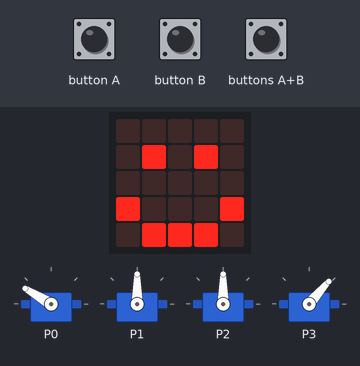
This program was run on a simulated BBC micro:bit (MakeCode). Shown: the board's 5×5 LED display, 4 × servo. The inputs (shaded band) are chosen by the test bench.

Above: at 1.8 s.
1.9 s: button A pressed for 0.15 s
At 2.26 s:
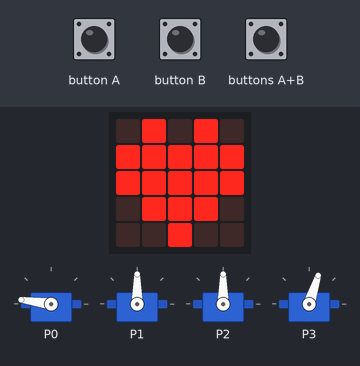
2.6 s: button B pressed for 0.15 s
At 3.16 s:
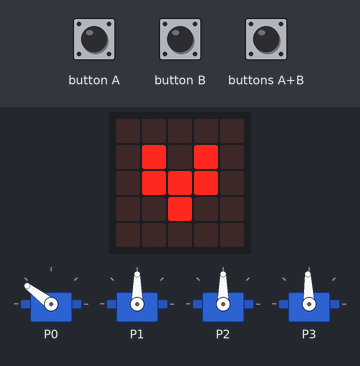
3.3 s: buttons A+B pressed for 0.15 s
At 4.7 s:
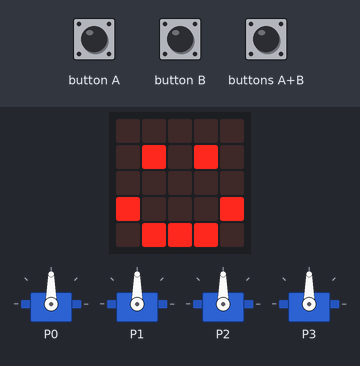
5.5 s: button A pressed for 0.15 s
At 5.9 s:
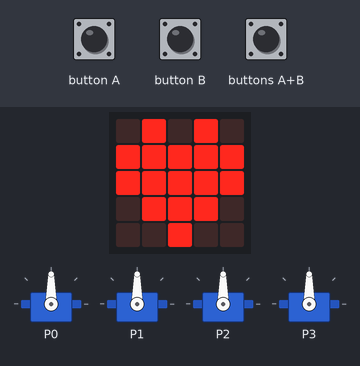
6.2 s: button B pressed for 0.15 s
At 6.71 s:
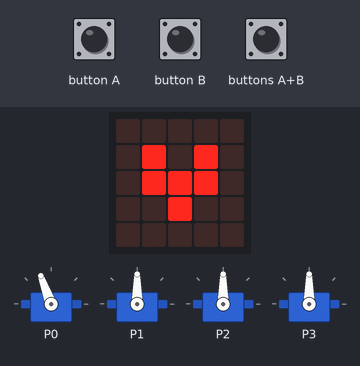
6.9 s: button A pressed for 0.15 s
At 7.31 s:
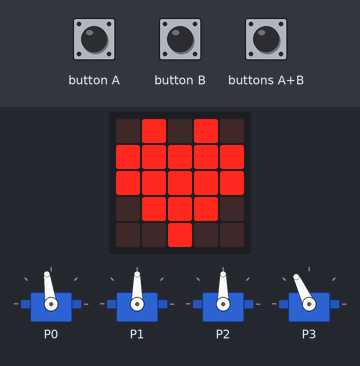
Timing chart, 0 to 10.4 s (numbered marks = the images above; inputs shaded):
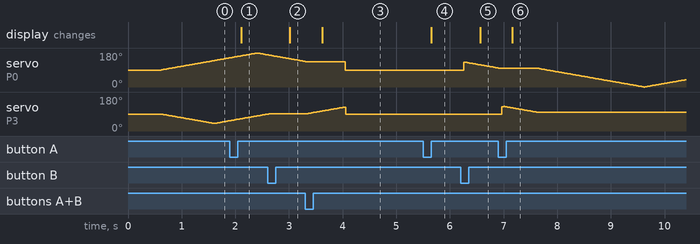

Measured:
- after the input at 1.9 s, the display: changes after 0.21 s (image 1)
- after the input at 2.6 s, the display: changes after 0.42 s (image 2)
- after the input at 3.3 s, the display: changes after 0.32 s (image 3)
- after the input at 5.5 s, the display: changes after 0.15 s (image 4)
- after the input at 6.2 s, the display: changes after 0.36 s (image 5)
- after the input at 6.9 s, servo on P3: goes on until 7.6 s, then stays 98°; the display: changes after 0.26 s (image 6)
- by itself, servo on P3: rises from 92° to 127° in 0.68 s, then falls to 90° in 0.02 s

The program:

main.ts
```typescript
input.onButtonPressed(Button.A, function () {
    basic.showIcon(IconNames.Heart)
    IsLeg = 0
    IsFoot = 1
})
input.onButtonPressed(Button.AB, function () {
    basic.showIcon(IconNames.Happy)
    IsLeg = 0
    IsFoot = 0
    pins.servoWritePin(AnalogPin.P0, 90)
    pins.servoWritePin(AnalogPin.P1, 90)
    pins.servoWritePin(AnalogPin.P2, 90)
    pins.servoWritePin(AnalogPin.P3, 90)
})
input.onButtonPressed(Button.B, function () {
    basic.showIcon(IconNames.SmallHeart)
    IsLeg = 1
    IsFoot = 0
})
let IsFoot = 0
let IsLeg = 0
basic.showIcon(IconNames.Happy)
IsLeg = 1
IsFoot = 1
let Direct_foot_right = 1
let Direct_foot_left = 0
let Direct_leg_right = 0
let Direct_leg_left = -1
let Foot_left = 90
let Foot_right = 90
let Leg_left = 90
let Leg_right = 90
pins.servoWritePin(AnalogPin.P0, Foot_right)
pins.servoWritePin(AnalogPin.P1, Leg_right)
pins.servoWritePin(AnalogPin.P2, Foot_left)
pins.servoWritePin(AnalogPin.P3, Leg_left)
basic.forever(function () {
    if (IsFoot == 1) {
        Foot_right += Direct_foot_right
        Foot_left += Direct_foot_left
        pins.servoWritePin(AnalogPin.P0, Foot_right)
        pins.servoWritePin(AnalogPin.P2, Foot_left)
        if (Foot_right >= 180 || Foot_right <= 0) {
            Direct_foot_right = Direct_foot_right * -1
        }
        if (Foot_left >= 180 || Foot_left <= 0) {
            Direct_foot_left = Direct_foot_left * -1
        }
    }
    if (IsLeg == 1) {
        Leg_right += Direct_leg_right
        Leg_left += Direct_leg_left
        pins.servoWritePin(AnalogPin.P1, Leg_right)
        pins.servoWritePin(AnalogPin.P3, Leg_left)
        if (Leg_right >= 130 || Leg_right <= 40) {
            Direct_leg_right = Direct_leg_right * -1
        }
        if (Leg_left >= 130 || Leg_left <= 40) {
            Direct_leg_left = Direct_leg_left * -1
        }
    }
})
```

test.ts
```typescript
// тут проходять випробування; ця компіляція не відбуватиметься, коли цей пакет використовуватиметься як розширення.
```
